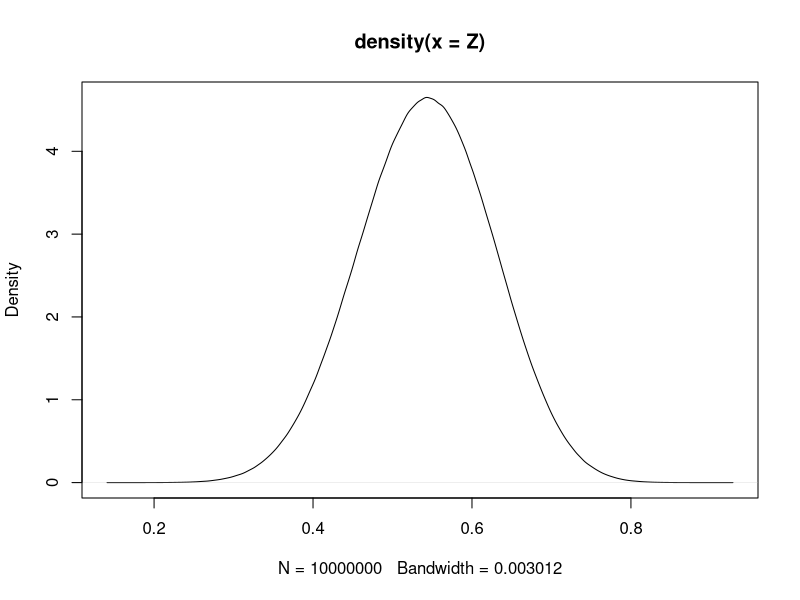

This figure's R source:

### This script fits a beta distribution to estimates from previous literature

minimise_this_beta <- function(X) {
  mean = mean
  
  a = mean * X
  b = (1-mean) * X
  
  Z= rbeta(10000000, a, b)
  #LB_estimate <- as.numeric(quantile(Z)[1])
  #UB_estimate <- as.numeric(quantile(Z)[5])
  
  LB_estimate <- as.numeric(quantile(Z,.025))
  UB_estimate <- as.numeric(quantile(Z,.975))
  
  (LB - LB_estimate)^2 + (UB - UB_estimate)^2 #squared residuals
  
  #(dbeta(LB,a,b))^2+(1-dbeta(UB,a,b))^2
}

#outpatient care, NB: this is with 95% confidence interval
mean = 0.857; UB = 90.5; LB = 79.8; a=84.11; b=14.04 #84 and 14 are good enough

mean=0.652; UB = 0.714; LB = 0.475 # access to inpatient care
#a = 55.51489; b = 29.89263

#GBD with 95%
mean = 0.133; UB = 0.19; LB = 0.088 #a=13.29; b=86.62
mean = 0.051; UB = 0.074; LB = 0.032
mean = 0.542; UB = 0.702; LB = 0.374


X_estimate = optimize(minimise_this_beta, interval=c(0,100))
X = X_estimate$minimum

a = mean * X
b = (1-mean) * X
a;b

#a=13.29; b=86.62


Z= rbeta(10000000, a,b)
plot(density(Z))
mean(Z)
quantile(Z); quantile(Z,c(.025,.975))



